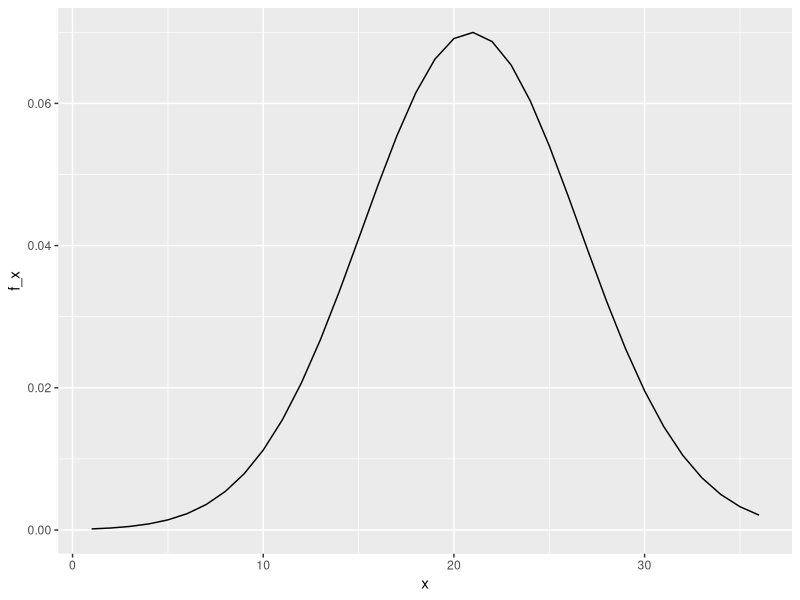

Write the R code that produced this figure.
# Title     : TODO
# Objective : TODO
# Created by: slebron
# Created on: 2/11/20
library(tidyverse)
options(digits = 4)
set.seed(16)
set.seed(16, sample.kind = "Rounding")


K = 10000

act_scores <- replicate(K, {
  act <- rnorm(1:36, 20.9, 5.7)
  #max(act)
})

names(act_scores)

mean(act_scores)
sd(act_scores)

nrow(act_scores >= 36)
sum(act_scores >= 36)


set.seed(16, sample.kind = "Rounding")
act_scores <- rnorm(10000, 20.9, 5.7)
mean(act_scores)

set.seed(16, sample.kind = "Rounding")

act_scores <- rnorm(10000, 20.9, 5.7)
sd(act_scores)


sum(act_scores >= 36)

mean(act_scores > 30)

mean(act_scores <= 10)

x <- 1:36
data.frame(x, f_x = dnorm(x, 20.9, 5.7)) %>% ggplot(aes(x, f_x)) + geom_line()

zscore <- scale(act_scores)
sum(ifelse(zscore >= 2, 1, 0)) / length(zscore)

sum(ifelse(zscore >= 2, 1, 0)) / length(zscore)


z_scores <- (act_scores + mean(act_scores)) / sd(act_scores)

z_scores <- (act_scores - mean(act_scores)) / sd(act_scores)



c <- mean(z_scores < 2)

qnorm(c, 20.9, 5.7)

2*sd(act_scores) + mean(act_scores)

2*sd(act_scores) + mean(act_scores)

qnorm(0.975, 20.9, 5.7)

sum(z_scores > c)



max(pnorm(zscore, 20.9, 5.7))